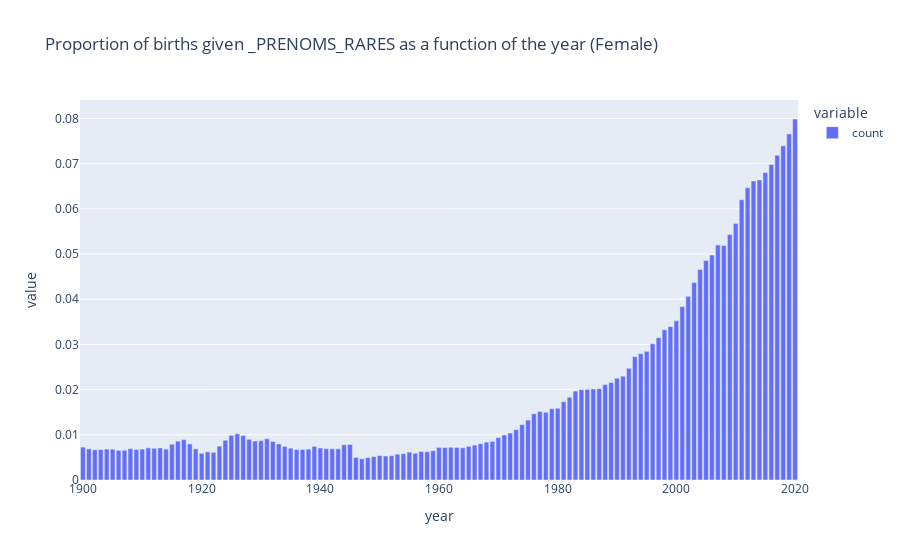

Here is the notebook cell this chart was saved with:
### Markdown cell above
## Rare firstnames

**QUESTION:** For each sex, plot the proportion of births given `_PRENOMS_RARES` as a function of the year.

### Code cell
df2 = data[data['firstname'] == "_PRENOMS_RARES"].groupby(['year', 'gender']).sum() 

df2['count'] = df2['count'] / data.groupby(['year', 'gender']).sum()['count']
df2.xs('Female', level=1).plot(kind='bar',title='Proportion of births given _PRENOMS_RARES as a function of the year (Female)')
